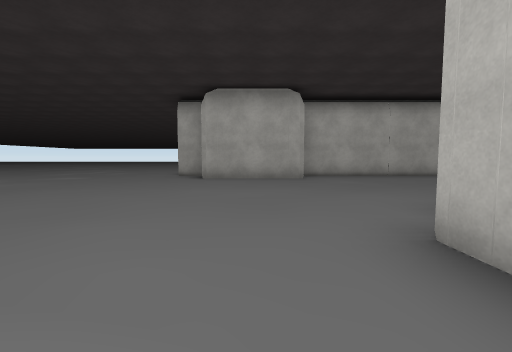
[1] (above)

23 first-person views from a walk through a Unity game level. The camera is 1.2 m above the floor, tilts 4° down and sees 90° across. The floor is counted in squares, 2 m on a side. Each view is taken from the middle of a square. On the plan, view 1 faces up. The plan holds only what a view shows up to about 9 squares ahead; the rest is blank. The place goes on beyond the plan. The player is left out. Door leaves are left out, so doorways stand open. Some surface patterns are stand-ins.

[2]
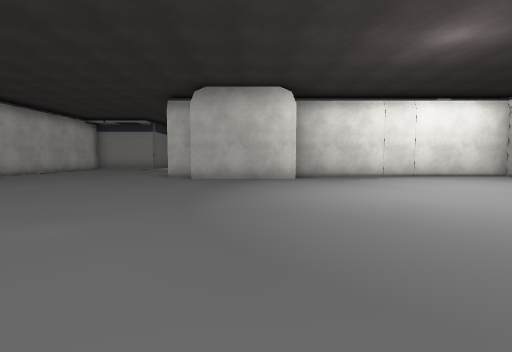

[3]
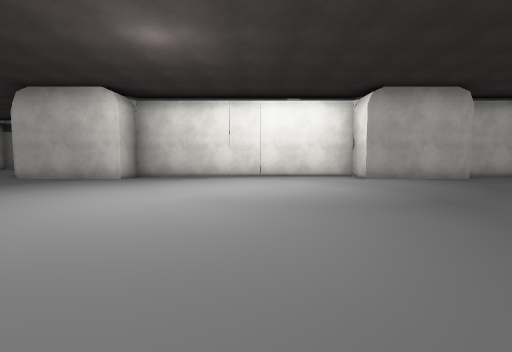

[4]
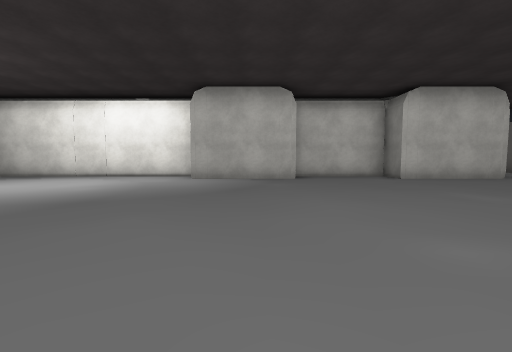

[5]
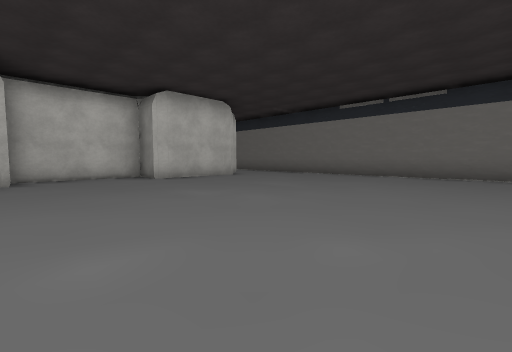

[6]
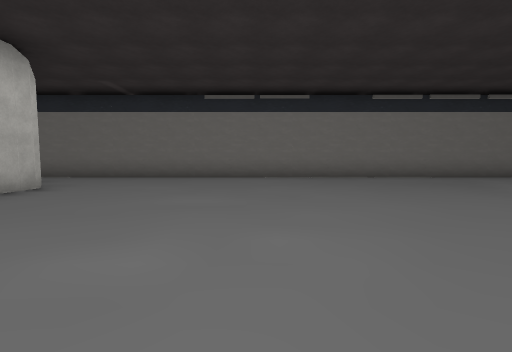

[7]
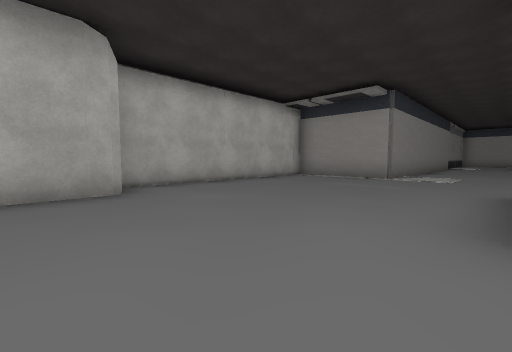

[8]
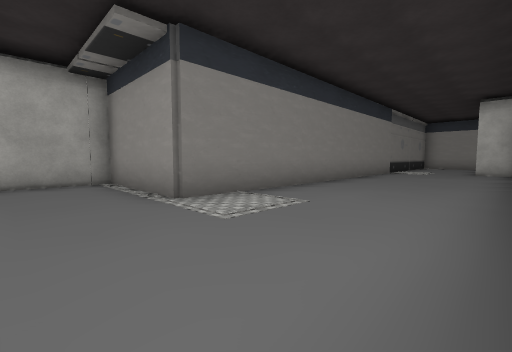

[9]
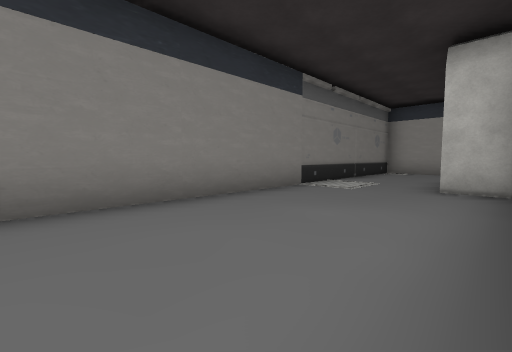

[10]
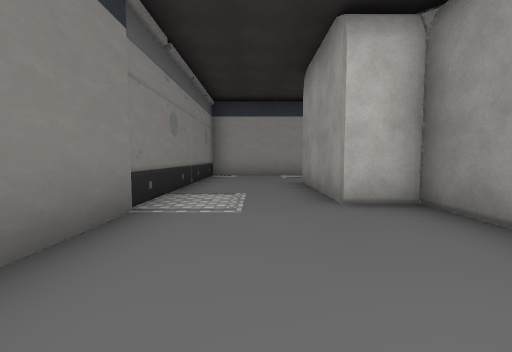

[11]
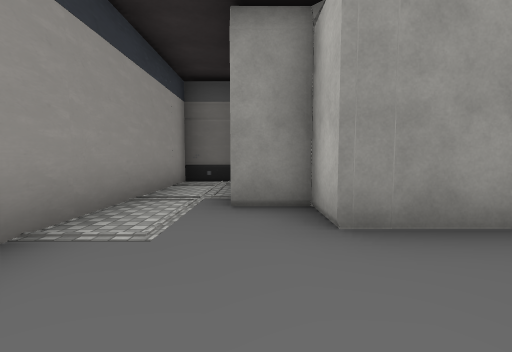

[12]
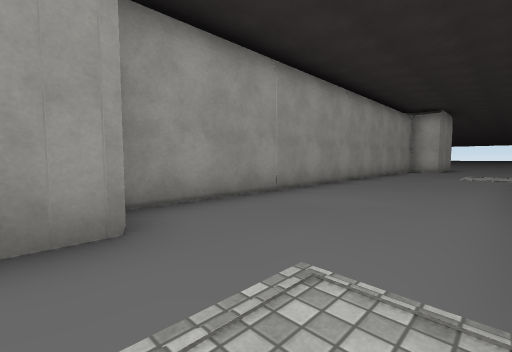

[13]
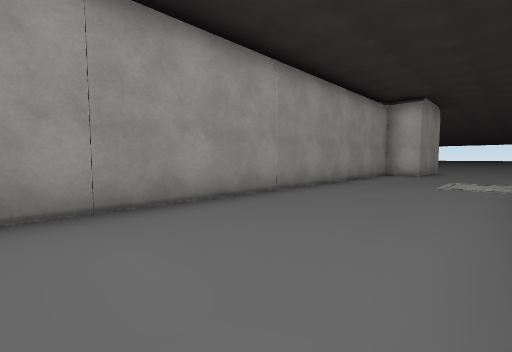

[14]
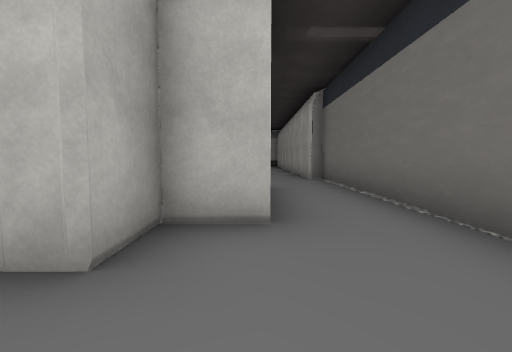

[15]
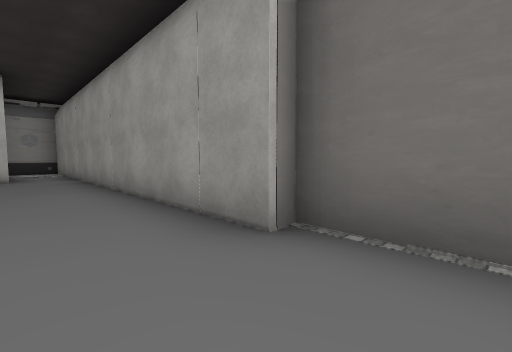

[16]
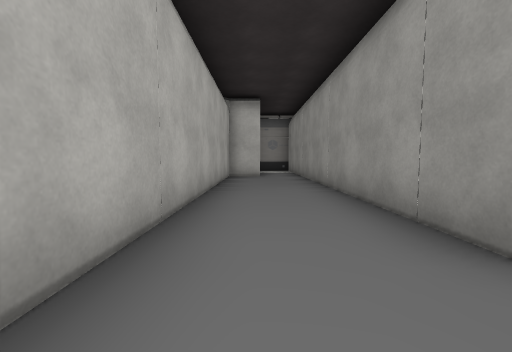

[17]
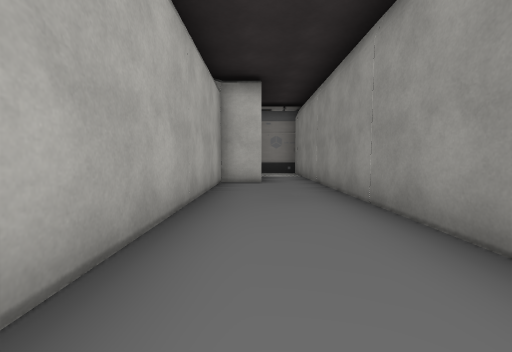

[18]
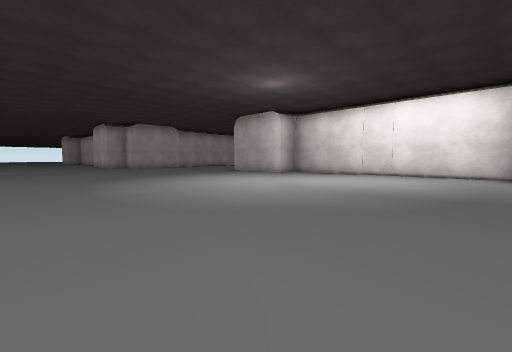

[19]
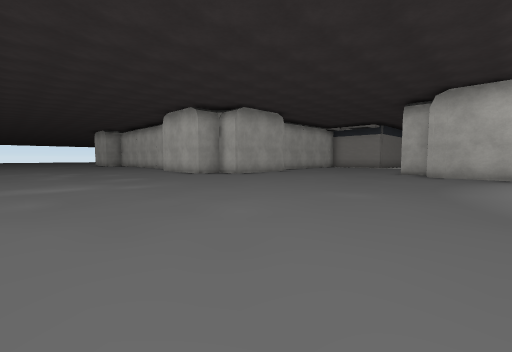

[20]
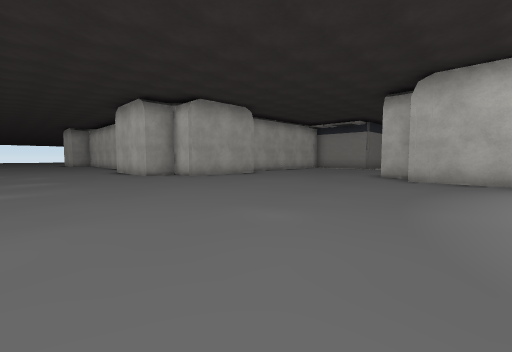

[21]
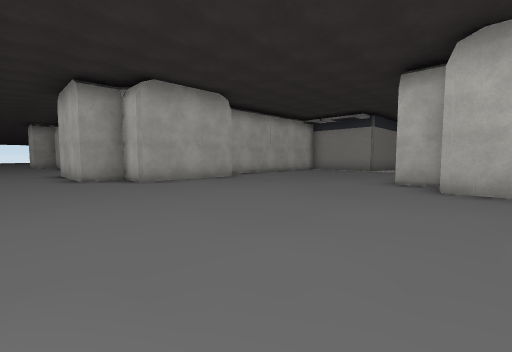

[22]
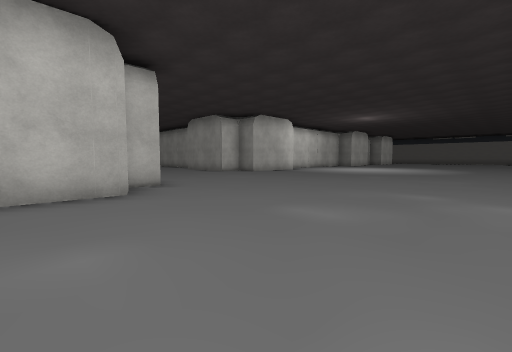

[23]
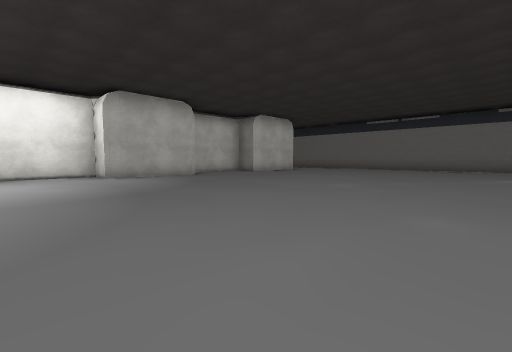

### Floor plan
Points are (right, up) in squares from view 1. A wall is a line through its corners. A room is listed if a view was taken in it or the views show most of it. See-through windows are left out.
Room 1 (views 1, 2, 3, 4, 5, 6, 7, 8, 9, 10, 11, 12, 13, 14, 18, 19, 20, 21, 22, 23)
walls: (2.3, -8.2) (2.3, -1.1); (5.4, 1.9) (17.4, 1.9); (2.3, -14.2) (2.3, -11.1); (7.5, 8.5) (1.5, 8.5); (-8.5, -19.9) (1.5, -19.9); (22.8, 2.4) (22.8, 5.4) (7.8, 5.4) (7.8, 8.5)
ways out: opening at (2.5, -18.5) to room 2; opening at (21.5, 1.5)
objects: other object (-2, 9); other object (-1, 8) to (1, 8); other object (1, -16) to (1, -15); other object (1, -10) to (1, -9); other object (1, 0) to (1, 1); other object (5, 3); other object (20, 3)
Room 2 (views 15, 16, 17)
walls: (8.3, -19.5) (17.3, -19.5); (14.4, -17.1) (6.8, -17.1); (17.9, -19) (17.9, -18.1); (1.5, -19.9) (7.5, -19.9)
ways out: opening at (2.5, -18.5) to room 1
objects: other object (3, -18) to (5, -18); other object (15, -18) to (17, -18)

Where each view was taken, in squares from view 1:
view 1: 0 up, 0 right, facing up
view 2: 0 up, 6 left, facing right
view 3: 5 down, 6 left, facing right
view 4: 10 down, 6 left, facing right
view 5: 11 down, 6 left, facing down-right
view 6: 12 down, 3 left, facing down
view 7: 3 up, 0 right, facing up-right
view 8: 2 up, 6 right, facing up-right
view 9: 2 up, 12 right, facing up-right
view 10: 4 up, 14 right, facing right
view 11: 5 up, 21 right, facing down
view 12: 5 up, 18 right, facing down-left
view 13: 5 up, 15 right, facing down-left
view 14: 18 down, 0 right, facing right
view 15: 18 down, 6 right, facing down-right
view 16: 18 down, 6 right, facing right
view 17: 18 down, 8 right, facing right
view 18: 8 down, 7 left, facing up-right
view 19: 0 up, 8 left, facing up-right
view 20: 0 up, 6 left, facing up-right
view 21: 1 up, 4 left, facing up-right
view 22: 10 up, 7 left, facing down-right
view 23: 6 down, 7 left, facing down-right
